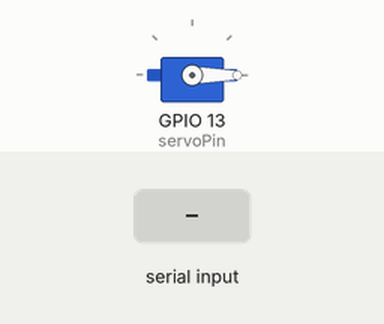
A sketch run on a simulated ESP32. On the bench: servo. The test bench sets the inputs (shaded band).

Above: at 1.2 s.
1.3 s: ".\n" received over Serial
At 1.9 s:
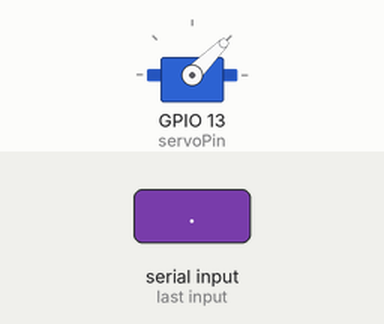
4.3 s: "-\n" received over Serial
At 5.37 s:
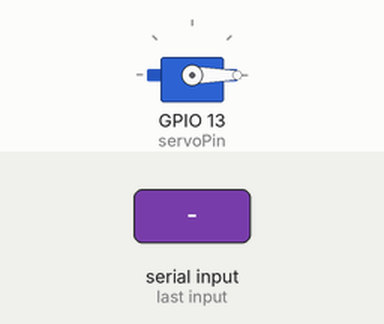
7.3 s: "1\n" received over Serial
Timing chart, 0 to 12.4 s (numbered marks = the images above; inputs shaded):
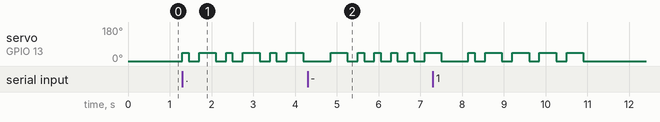

The sketch:

morseservo.ino
```cpp
#include <ESP32Servo.h>
#include <map>

Servo myservo;
static const int servoPin = 13;

// Timing (in ms)
const int dotTime = 150;
const int dashTime = 400;
const int symbolGap = 150;
const int letterGap = 400;
const int wordGap = 800;

// character -> morse code, just like the Python dict but inverted
std::map<char, String> morseMap = {
  {'A', ".-"},    {'B', "-..."},  {'C', "-.-."},  {'D', "-.."},
  {'E', "."},     {'F', "..-."},  {'G', "--."},   {'H', "...."},
  {'I', ".."},    {'J', ".---"},  {'K', "-.-"},   {'L', ".-.."},
  {'M', "--"},    {'N', "-."},    {'O', "---"},   {'P', ".--."},
  {'Q', "--.-"},  {'R', ".-."},   {'S', "..."},   {'T', "-"},
  {'U', "..-"},   {'V', "...-"},  {'W', ".--"},   {'X', "-..-"},
  {'Y', "-.--"},  {'Z', "--.."},

  {'0', "-----"}, {'1', ".----"}, {'2', "..---"}, {'3', "...--"},
  {'4', "....-"}, {'5', "....."}, {'6', "-...."}, {'7', "--..."},
  {'8', "---.."}, {'9', "----."},

  {'.', ".-.-.-"}, {',', "--..--"}, {'?', "..--.."},
  {'\'', ".----."}, {'!', "-.-.--"}, {'/', "-..-."},
  {'(', "-.--."},  {')', "-.--.-"},
  {'&', ".-..."},  {':', "---..."},
  {';', "-.-.-."}, {'=', "-...-"},
  {'+', ".-.-."},  {'-', "-....-"},
  {'_', "..--.-"}, {'"', ".-..-."},
  {'@', ".--.-."}
};

void setup() {
  Serial.begin(115200);
  myservo.setPeriodHertz(50);
  myservo.attach(servoPin, 500, 2400);
  myservo.write(0);
}

void loop() {
  if (Serial.available()) {
    String input = Serial.readStringUntil('\n');
    input.toUpperCase();

    for (int i = 0; i < input.length(); i++) {
      char c = input[i];

      if (c == ' ') {
        delay(wordGap);
        continue;
      }

      // dict-style lookup, just like Python's `if c in morseMap`
      if (morseMap.count(c)) {
        playMorse(morseMap[c]);
        delay(letterGap);
      }
      // unknown characters are silently skipped
    }
  }
}

void playMorse(const String &morse) {
  for (int i = 0; i < morse.length(); i++) {
    char symbol = morse[i];

    if (symbol == '.') {
      dotPulse();
    } else if (symbol == '-') {
      dashPulse();
    }

    delay(symbolGap);
  }
}

void dotPulse() {
  myservo.write(45);
  delay(dotTime);
  myservo.write(0);
  delay(100);
}

void dashPulse() {
  myservo.write(45);
  delay(dashTime);
  myservo.write(0);
  delay(100);
}
```

Measured:
- after the input at 1.3 s, servo on GPIO 13 (servoPin): 0° → 45° at once, then repeats every 1.1 s: 0° 0.25 s, 45° 0.40 s, 0° 0.25 s, 45° 0.15 s
- after the input at 4.3 s, servo on GPIO 13 (servoPin): 0° → 45° after 0.55 s, then repeats every 0.40 s: 0° 0.25 s, 45° 0.15 s
